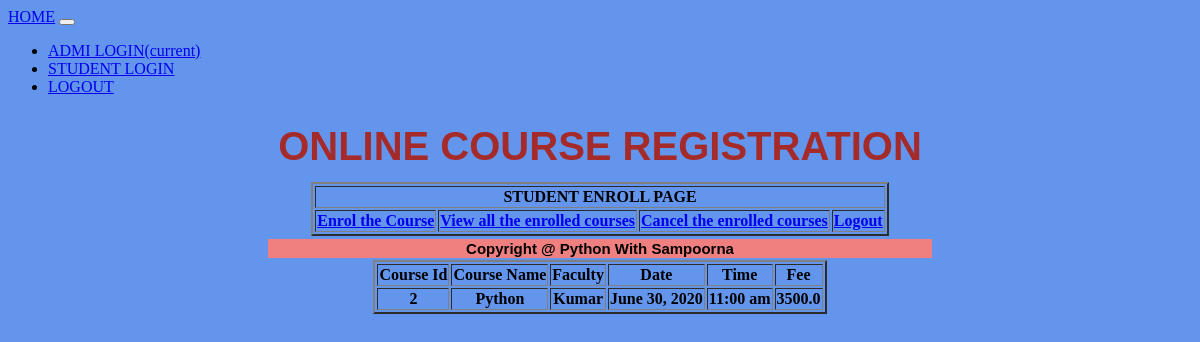
Page /view_enrolled_courses/?sid=1 on the committed database.
### app8/models.py (models this page shows)
class CourseModel(models.Model):
    Course_Id = models.AutoField(primary_key=True)
    Course_Name = models.CharField(max_length=50,unique=True)
    Faculty = models.CharField(max_length=50)
    Date = models.DateField()
    Time = models.CharField(max_length=50)
    Fee = models.FloatField()
    Duration = models.CharField(max_length=50)

### app8/views.py (the view)
# urls.py: path('view_enrolled_courses/', views.view_enrolled_courses, name='view_enrolled_courses'),
def view_enrolled_courses(request):
    sid = request.GET.get('sid')
    res = stud_course.objects.filter(sid=sid)
    coures = [CourseModel.objects.get(Course_Id=x.cid) for x in res]
    return render(request, 'view_enrolled_courses.html', {'data': coures})

### templates/view_enrolled_courses.html
{% block sampoorna %}
    {% include 'student_page.html' %}
{% if not data %}
<h4>No Courses are enrolled</h4>
    {% else %}
    <table class="table" align="center" border="2">
<tr>
    <th>Course Id</th>
    <th>Course Name</th>
    <th>Faculty </th>
    <th>Date</th>
    <th>Time</th>
    <th>Fee</th>
</tr>
{% for x in data %}
<tr>
    <th>{{ x.Course_Id }}</th>
    <th>{{ x.Course_Name }}</th>
    <th>{{ x.Faculty }}</th>
    <th>{{ x.Date }}</th>
    <th>{{ x.Time }}</th>
    <th>{{ x.Fee }}</th>
</tr>
 {% endfor %}
        </table>
{% endif %}
{% endblock %}

### templates/common.html (style rules this page uses)
body { background-color: cornflowerblue; }

### rows in the picture
CourseModel: Course_Id "2", Course_Name "Python", Faculty "Kumar", Date "June 30, 2020", Time "11:00 am", Fee "3500.0"
